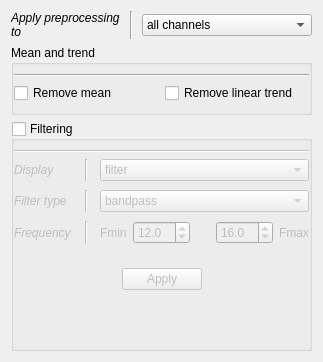
              <widget class="QWidget" name="_sigproc_page">
               <layout class="QVBoxLayout" name="verticalLayout_25">
                <item>
                 <layout class="QGridLayout" name="gridLayout_14">
                  <property name="topMargin">
                   <number>0</number>
                  </property>
                  <item row="0" column="0">
                   <widget class="QLabel" name="label_76">
                    <property name="font">
                     <font>
                      <italic>true</italic>
                     </font>
                    </property>
                    <property name="text">
                     <string>Apply preprocessing
to</string>
                    </property>
                   </widget>
                  </item>
                  <item row="0" column="1">
                   <widget class="Line" name="line_36">
                    <property name="minimumSize">
                     <size>
                      <width>10</width>
                      <height>0</height>
                     </size>
                    </property>
                    <property name="orientation">
                     <enum>Qt::Vertical</enum>
                    </property>
                   </widget>
                  </item>
                  <item row="0" column="2">
                   <widget class="QComboBox" name="_SigFiltChan">
                    <property name="toolTip">
                     <string>&lt;html&gt;&lt;head/&gt;&lt;body&gt;&lt;p&gt;Display the signal, in a specific frequency band as :&lt;/p&gt;&lt;p&gt;- &amp;quot;filter&amp;quot; : simply, the filtered signal&lt;/p&gt;&lt;p&gt;- &amp;quot;amplitude&amp;quot; : the amplitude of the signal&lt;/p&gt;&lt;p&gt;- &amp;quot;power&amp;quot; : the power of the signal&lt;/p&gt;&lt;p&gt;- &amp;quot;phase&amp;quot; : the phase of the signal&lt;/p&gt;&lt;/body&gt;&lt;/html&gt;</string>
                    </property>
                    <item>
                     <property name="text">
                      <string>all channels</string>
                     </property>
                    </item>
                   </widget>
                  </item>
                  <item row="1" column="2">
                   <spacer name="horizontalSpacer_43">
                    <property name="orientation">
                     <enum>Qt::Horizontal</enum>
                    </property>
                    <property name="sizeHint" stdset="0">
                     <size>
                      <width>40</width>
                      <height>0</height>
                     </size>
                    </property>
                   </spacer>
                  </item>
                 </layout>
                </item>
                <item>
                 <widget class="QGroupBox" name="groupBox_5">
                  <property name="title">
                   <string>Mean and trend</string>
                  </property>
                  <layout class="QVBoxLayout" name="verticalLayout_7">
                   <property name="leftMargin">
                    <number>0</number>
                   </property>
                   <property name="rightMargin">
                    <number>0</number>
                   </property>
                   <item>
                    <widget class="Line" name="line_12">
                     <property name="orientation">
                      <enum>Qt::Horizontal</enum>
                     </property>
                    </widget>
                   </item>
                   <item>
                    <layout class="QGridLayout" name="gridLayout_2">
                     <item row="0" column="0">
                      <widget class="QCheckBox" name="_SigMean">
                       <property name="text">
                        <string>Remove mean</string>
                       </property>
                      </widget>
                     </item>
                     <item row="0" column="1">
                      <widget class="QCheckBox" name="_SigTrend">
                       <property name="text">
                        <string>Remove linear trend</string>
                       </property>
                      </widget>
                     </item>
                    </layout>
                   </item>
                  </layout>
                 </widget>
                </item>
                <item>
                 <widget class="QGroupBox" name="_SigFilt">
                  <property name="title">
                   <string>Filtering</string>
                  </property>
                  <property name="checkable">
                   <bool>true</bool>
                  </property>
                  <property name="checked">
                   <bool>false</bool>
                  </property>
                  <layout class="QVBoxLayout" name="verticalLayout_8">
                   <property name="leftMargin">
                    <number>0</number>
                   </property>
                   <property name="rightMargin">
                    <number>0</number>
                   </property>
                   <item>
                    <widget class="Line" name="line_11">
                     <property name="orientation">
                      <enum>Qt::Horizontal</enum>
                     </property>
                    </widget>
                   </item>
                   <item>
                    <widget class="QWidget" name="_SigFiltW" native="true">
                     <property name="enabled">
                      <bool>false</bool>
                     </property>
                     <layout class="QVBoxLayout" name="verticalLayout_9">
                      <property name="spacing">
                       <number>0</number>
                      </property>
                      <property name="leftMargin">
                       <number>0</number>
                      </property>
                      <property name="topMargin">
                       <number>0</number>
                      </property>
                      <property name="rightMargin">
                       <number>0</number>
                      </property>
                      <property name="bottomMargin">
                       <number>0</number>
                      </property>
                      <item>
                       <layout class="QGridLayout" name="gridLayout_3">
                        <property name="spacing">
                         <number>9</number>
                        </property>
                        <item row="0" column="2">
                         <widget class="QComboBox" name="_SigFiltDisp">
                          <property name="toolTip">
                           <string>&lt;html&gt;&lt;head/&gt;&lt;body&gt;&lt;p&gt;Display the signal, in a specific frequency band as :&lt;/p&gt;&lt;p&gt;- &amp;quot;filter&amp;quot; : simply, the filtered signal&lt;/p&gt;&lt;p&gt;- &amp;quot;amplitude&amp;quot; : the amplitude of the signal&lt;/p&gt;&lt;p&gt;- &amp;quot;power&amp;quot; : the power of the signal&lt;/p&gt;&lt;p&gt;- &amp;quot;phase&amp;quot; : the phase of the signal&lt;/p&gt;&lt;/body&gt;&lt;/html&gt;</string>
                          </property>
                          <item>
                           <property name="text">
                            <string>filter</string>
                           </property>
                          </item>
                          <item>
                           <property name="text">
                            <string>amplitude</string>
                           </property>
                          </item>
                          <item>
                           <property name="text">
                            <string>power</string>
                           </property>
                          </item>
                          <item>
                           <property name="text">
                            <string>phase</string>
                           </property>
                          </item>
                         </widget>
                        </item>
                        <item row="1" column="0">
                         <widget class="QLabel" name="label_18">
                          <property name="font">
                           <font>
                            <italic>true</italic>
                           </font>
                          </property>
                          <property name="text">
                           <string>Filter type</string>
                          </property>
                         </widget>
                        </item>
                        <item row="2" column="0">
                         <widget class="QLabel" name="label_7">
                          <property name="font">
                           <font>
                            <italic>true</italic>
                           </font>
                          </property>
                          <property name="text">
                           <string>Frequency</string>
                          </property>
                         </widget>
                        </item>
                        <item row="2" column="1">
                         <widget class="Line" name="line_24">
                          <property name="minimumSize">
                           <size>
                            <width>10</width>
                            <height>0</height>
                           </size>
                          </property>
                          <property name="orientation">
                           <enum>Qt::Vertical</enum>
                          </property>
                         </widget>
                        </item>
                        <item row="1" column="1">
                         <widget class="Line" name="line_23">
                          <property name="minimumSize">
                           <size>
                            <width>10</width>
                            <height>0</height>
                           </size>
                          </property>
                          <property name="orientation">
                           <enum>Qt::Vertical</enum>
                          </property>
                         </widget>
                        </item>
                        <item row="0" column="0">
                         <widget class="QLabel" name="label_68">
                          <property name="font">
                           <font>
                            <italic>true</italic>
                           </font>
                          </property>
                          <property name="text">
                           <string>Display</string>
                          </property>
                         </widget>
                        </item>
                        <item row="0" column="1">
                         <widget class="Line" name="line_26">
                          <property name="minimumSize">
                           <size>
                            <width>10</width>
                            <height>0</height>
                           </size>
                          </property>
                          <property name="orientation">
                           <enum>Qt::Vertical</enum>
                          </property>
                         </widget>
                        </item>
                        <item row="4" column="2">
                         <spacer name="horizontalSpacer_40">
                          <property name="orientation">
                           <enum>Qt::Horizontal</enum>
                          </property>
                          <property name="sizeHint" stdset="0">
                           <size>
                            <width>40</width>
                            <height>0</height>
                           </size>
                          </property>
                         </spacer>
                        </item>
                        <item row="5" column="0" colspan="3">
                         <widget class="QWidget" name="widget_5" native="true">
                          <property name="minimumSize">
                           <size>
                            <width>0</width>
                            <height>0</height>
                           </size>
                          </property>
                          <layout class="QHBoxLayout" name="horizontalLayout_12">
                           <property name="topMargin">
                            <number>6</number>
                           </property>
                           <item>
                            <spacer name="horizontalSpacer_22">
                             <property name="orientation">
                              <enum>Qt::Horizontal</enum>
                             </property>
                             <property name="sizeHint" stdset="0">
                              <size>
                               <width>40</width>
                               <height>20</height>
                              </size>
                             </property>
                            </spacer>
                           </item>
                           <item>
                            <widget class="QPushButton" name="_SigFiltApply">
                             <property name="text">
                              <string>Apply</string>
                             </property>
                            </widget>
                           </item>
                           <item>
                            <spacer name="horizontalSpacer_23">
                             <property name="orientation">
                              <enum>Qt::Horizontal</enum>
                             </property>
                             <property name="sizeHint" stdset="0">
                              <size>
                               <width>40</width>
                               <height>20</height>
                              </size>
                             </property>
                            </spacer>
                           </item>
                          </layout>
                         </widget>
                        </item>
                        <item row="1" column="2">
                         <widget class="QComboBox" name="_SigFiltBand">
                          <property name="toolTip">
                           <string>&lt;html&gt;&lt;head/&gt;&lt;body&gt;&lt;p&gt;- bandpass: keep only frequencies between [fmin, fmax]&lt;/p&gt;&lt;p&gt;- bandstop: remove frequencies between [fmin, fmax]&lt;/p&gt;&lt;p&gt;- lowpass: keep only frequencies under fmax&lt;/p&gt;&lt;p&gt;- highpass: keep only frequencies over fmin&lt;/p&gt;&lt;/body&gt;&lt;/html&gt;</string>
                          </property>
                          <item>
                           <property name="text">
                            <string>bandpass</string>
                           </property>
                          </item>
                          <item>
                           <property name="text">
                            <string>bandstop</string>
                           </property>
                          </item>
                          <item>
                           <property name="text">
                            <string>lowpass</string>
                           </property>
                          </item>
                          <item>
                           <property name="text">
                            <string>highpass</string>
                           </property>
                          </item>
                         </widget>
                        </item>
                        <item row="2" column="2">
                         <widget class="QWidget" name="widget_4" native="true">
                          <layout class="QHBoxLayout" name="horizontalLayout_7">
                           <property name="leftMargin">
                            <number>0</number>
                           </property>
                           <property name="topMargin">
                            <number>0</number>
                           </property>
                           <property name="rightMargin">
                            <number>0</number>
                           </property>
                           <property name="bottomMargin">
                            <number>0</number>
                           </property>
                           <item>
                            <layout class="QHBoxLayout" name="horizontalLayout_5">
                             <property name="topMargin">
                              <number>0</number>
                             </property>
                             <item>
                              <widget class="QLabel" name="label_9">
                               <property name="text">
                                <string>Fmin</string>
                               </property>
                              </widget>
                             </item>
                             <item>
                              <widget class="QDoubleSpinBox" name="_SigFiltFrom">
                               <property name="decimals">
                                <number>1</number>
                               </property>
                               <property name="minimum">
                                <double>0.100000000000000</double>
                               </property>
                               <property name="maximum">
                                <double>200.000000000000000</double>
                               </property>
                               <property name="value">
                                <double>12.000000000000000</double>
                               </property>
                              </widget>
                             </item>
                             <item>
                              <spacer name="horizontalSpacer_15">
                               <property name="orientation">
                                <enum>Qt::Horizontal</enum>
                               </property>
                               <property name="sizeType">
                                <enum>QSizePolicy::Fixed</enum>
                               </property>
                               <property name="sizeHint" stdset="0">
                                <size>
                                 <width>20</width>
                                 <height>20</height>
                                </size>
                               </property>
                              </spacer>
                             </item>
                             <item>
                              <widget class="QDoubleSpinBox" name="_SigFiltTo">
                               <property name="decimals">
                                <number>1</number>
                               </property>
                               <property name="minimum">
                                <double>0.100000000000000</double>
                               </property>
                               <property name="maximum">
                                <double>200.000000000000000</double>
                               </property>
                               <property name="value">
                                <double>16.000000000000000</double>
                               </property>
                              </widget>
                             </item>
                             <item>
                              <widget class="QLabel" name="label_8">
                               <property name="text">
                                <string>Fmax</string>
                               </property>
                              </widget>
                             </item>
                            </layout>
                           </item>
                          </layout>
                         </widget>
                        </item>
                        <item row="3" column="1">
                         <widget class="Line" name="line_25">
                          <property name="minimumSize">
                           <size>
                            <width>10</width>
                            <height>0</height>
                           </size>
                          </property>
                          <property name="orientation">
                           <enum>Qt::Vertical</enum>
                          </property>
                         </widget>
                        </item>
                       </layout>
                      </item>
                     </layout>
                    </widget>
                   </item>
                   <item>
                    <spacer name="verticalSpacer">
                     <property name="orientation">
                      <enum>Qt::Vertical</enum>
                     </property>
                     <property name="sizeHint" stdset="0">
                      <size>
                       <width>20</width>
                       <height>40</height>
                      </size>
                     </property>
                    </spacer>
                   </item>
                  </layout>
                 </widget>
                </item>
               </layout>
              </widget>
